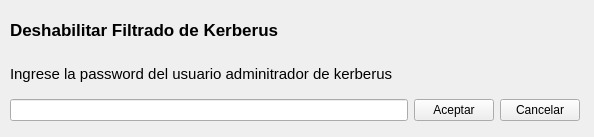
<?xml version="1.0" encoding="UTF-8"?>
<ui version="4.0">
 <class>Form</class>
 <widget class="QWidget" name="Form">
  <property name="geometry">
   <rect>
    <x>0</x>
    <y>0</y>
    <width>594</width>
    <height>137</height>
   </rect>
  </property>
  <property name="sizePolicy">
   <sizepolicy hsizetype="Fixed" vsizetype="Fixed">
    <horstretch>0</horstretch>
    <verstretch>0</verstretch>
   </sizepolicy>
  </property>
  <property name="windowTitle">
   <string>Password de administrador</string>
  </property>
  <widget class="QWidget" name="gridLayoutWidget">
   <property name="geometry">
    <rect>
     <x>10</x>
     <y>10</y>
     <width>570</width>
     <height>111</height>
    </rect>
   </property>
   <layout class="QGridLayout" name="gridLayout">
    <item row="3" column="0" colspan="3">
     <widget class="QLabel" name="Descripcion">
      <property name="font">
       <font>
        <pointsize>11</pointsize>
       </font>
      </property>
      <property name="text">
       <string>Ingrese la password del usuario adminitrador de kerberus</string>
      </property>
     </widget>
    </item>
    <item row="4" column="0">
     <widget class="QLineEdit" name="password">
      <property name="echoMode">
       <enum>QLineEdit::Password</enum>
      </property>
     </widget>
    </item>
    <item row="2" column="0">
     <widget class="QLabel" name="titulo">
      <property name="font">
       <font>
        <pointsize>13</pointsize>
        <weight>75</weight>
        <bold>true</bold>
       </font>
      </property>
      <property name="text">
       <string>Deshabilitar Filtrado de Kerberus</string>
      </property>
     </widget>
    </item>
    <item row="4" column="1">
     <widget class="QPushButton" name="boton">
      <property name="text">
       <string>Aceptar</string>
      </property>
     </widget>
    </item>
    <item row="4" column="2">
     <widget class="QPushButton" name="botoncancelar">
      <property name="text">
       <string>Cancelar</string>
      </property>
     </widget>
    </item>
   </layout>
  </widget>
 </widget>
 <resources/>
 <connections/>
</ui>
